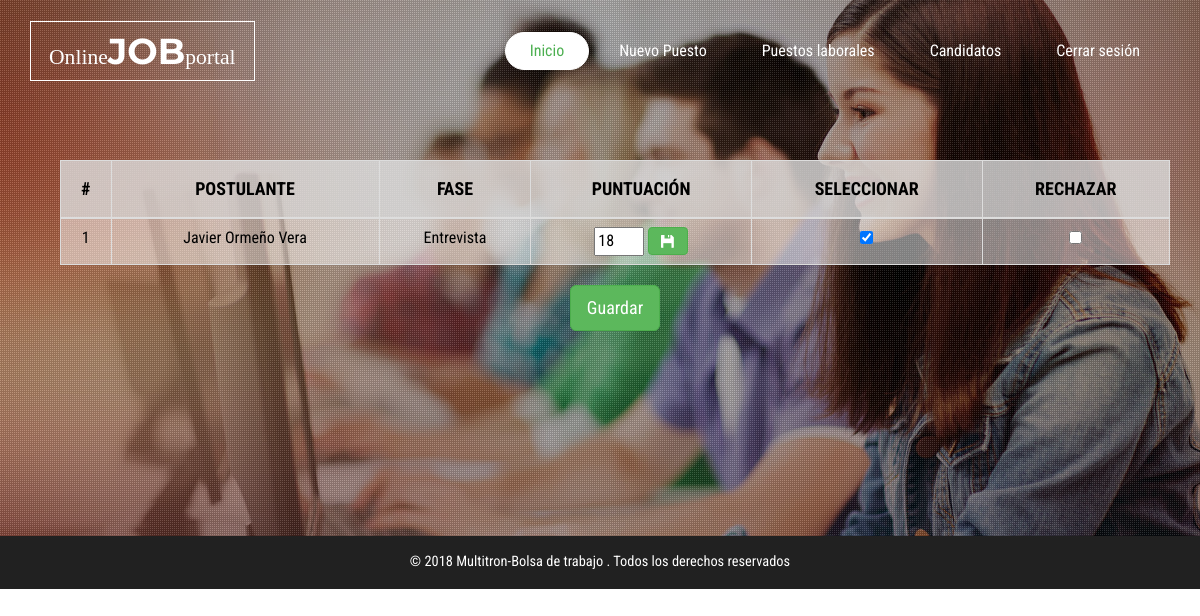
The page /user/jobprovider/rankByJob.php?id=1 on the database as committed earlier.
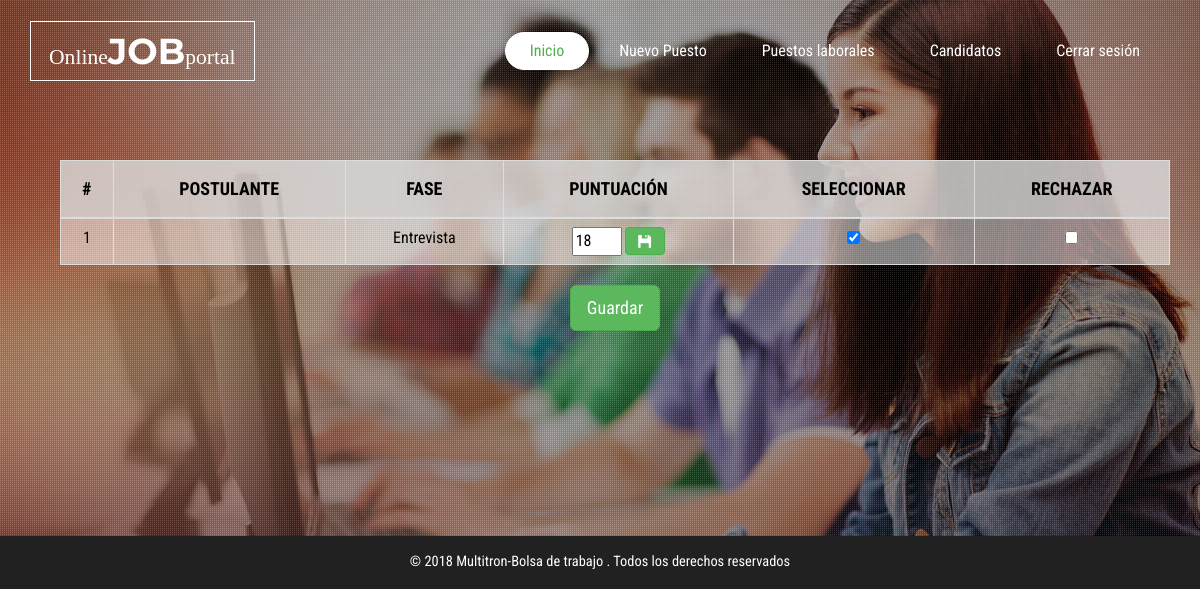
The same page on the database as committed later.
### tables this page shows
CREATE TABLE `postulante_empleo` (
  `id_postulante_empleo` int(11) NOT NULL,
  `id_empleo` int(11) NOT NULL,
  `id_postulante` int(11) NOT NULL,
  `calificacion_cv` int(11) NOT NULL,
  `calificacion_conocimientos` int(11) NOT NULL,
  `calificacion_psicologico` int(11) NOT NULL,
  `calificacion_entrevista` int(11) NOT NULL,
  `fase` int(11) NOT NULL,
  `estado_fase` int(11) NOT NULL,
  `rechazado` int(11) NOT NULL
);

CREATE TABLE `postulante` (
  `id_postulante` int(11) NOT NULL,
  `nombre` varchar(100) NOT NULL,
  `dni` varchar(8) DEFAULT NULL,
  `direccion` varchar(70) DEFAULT NULL,
  `distrito` varchar(70) DEFAULT NULL,
  `email` varchar(50) NOT NULL,
  `telefono` varchar(15) DEFAULT NULL,
  `contrasena` varchar(30) DEFAULT NULL,
  `edad` varchar(100) DEFAULT NULL,
  `sexo` varchar(20) DEFAULT NULL,
  `cv` varchar(100) DEFAULT NULL,
  `estado_civil` varchar(30) DEFAULT NULL,
  `lugar_nac` varchar(110) DEFAULT NULL,
  `institucion` varchar(100) DEFAULT NULL,
  `carrera` varchar(50) DEFAULT NULL,
  `foto` varchar(50) DEFAULT 'user.png',
  `puesto` varchar(50) DEFAULT NULL,
  `descripcion` varchar(50) DEFAULT NULL,
  `rol` varchar(2) DEFAULT 'P',
  `php` int(11) DEFAULT 0,
  `java` int(11) DEFAULT 0,
  `python` int(11) DEFAULT 0,
  `laravel` int(11) DEFAULT 0,
  `net` int(11) DEFAULT 0,
  `sql_` int(11) DEFAULT 0,
  `ofimatica` int(11) DEFAULT 0,
  `angular` int(11) DEFAULT 0

);

### user/jobprovider/rankByJob.php (the view, shortened to what this page needs)
<html>
<!DOCTYPE html>
<html lang="en">
<head>
<link href="css/bootstrap.css" rel="stylesheet" type="text/css" media="all" />
<link rel="stylesheet" href="css/style.css" type="text/css" media="all" />
<link href="css/font-awesome.css" rel="stylesheet">
<link rel="stylesheet" href="css/flexslider.css" type="text/css" media="screen" />
    <link href="../../util/jGrowl/jquery.jgrowl.css" rel="stylesheet" media="screen">
</head>
<?php $id = $_GET["id"];
$con=conectar();?>
<body>
	<div class="banner-top">
		<div class="slider">
			<div class="callbacks_container">
				<ul class="rslides callbacks callbacks1" id="slider4">
					<li>
						<div class="w3layouts-banner-top jarallax">
							<div class="agileinfo-dot">
                                <div class="container" style="color: #fff;">
                                    <br><br><br><br><br>
                                    <br><br>
                                    <div class="container">
                                        <div class="col-md-12">
                                            <div class="table-responsive">
                                                <table class="table table-bordered" style="color: #000; background-color: rgba(255, 255, 255, .5)">
                                                    <tr style="background-color: rgba(211,211,211, .6)">
                                                        <th style="text-align: center"><h4><b>#</b></h4></th>
                                                        <th style="text-align: center"><h4><b>POSTULANTE</b></h4></th>
                                                        <th style="text-align: center"><h4><b>FASE</b></h4></th>
                                                        <th style="text-align: center"><h4><b>PUNTUACIÓN</b></h4></th>
                                                        <th style="text-align: center"><h4><b>SELECCIONAR</b></h4></th>
                                                        <th style="text-align: center"><h4><b>RECHAZAR</b></h4></th>
                                                    </tr>
                                                    <tbody>
                                                    <?php
                                                    $queryJobs = "SELECT postulante_empleo.id_postulante_empleo, postulante_empleo.calificacion_cv,
                                                                  postulante_empleo.calificacion_conocimientos, postulante_empleo.calificacion_psicologico, postulante_empleo.calificacion_entrevista,
                                                                  postulante_empleo.fase, postulante.nombre, postulante_empleo.estado_fase FROM postulante_empleo
                                                                  INNER JOIN postulante ON postulante_empleo.id_postulante = postulante.id_postulante AND postulante_empleo.id_empleo = $id AND postulante_empleo.rechazado = 0";
                                                    $stmtJobs = mysqli_query($con,$queryJobs);
                                                    $i = 0;
                                                    while($row = mysqli_fetch_array($stmtJobs)) {
                                                        $i++;
                                                        ?>
                                                        <tr>
                                                            <td align="center"><?php echo $i ?></td>
                                                            <td align="center"><?php echo $row['nombre'];?></td>
                                                            <td align="center"><?php
                                                                if($row['fase'] == 1)
                                                                    echo "Evaluación de CV";
                                                                else{
                                                                    if($row['fase'] == 2)
                                                                        echo "Evaluación de conocimientos";
                                                                    else {
                                                                        if ($row['fase'] == 3)
                                                                            echo "Evaluación psicológica";
                                                                        else
                                                                            echo "Entrevista";
                                                                     }
                                                                }?></td>
                                                            <td align="center"><?php
                                                                if($row['fase'] == 1)
                                                                    echo $row['calificacion_cv'];
                                                                else{
                                                                    if($row['fase'] == 2)
                                                                        echo $row['calificacion_conocimientos'];
                                                                    else {
                                                                        if ($row['fase'] == 3)
                                                                            echo $row['calificacion_psicologico'];
                                                                        else
                                                                            echo "<Input type='number' id='"."inputInterview".$row['id_postulante_empleo']."' style='width: 50px' min='0' max='20' value='".$row['calificacion_entrevista']."' > <button class='btn btn-success' onclick='saveQualification(".$row['id_postulante_empleo'].","."\"".$row['nombre']."\"".")'> <span class=\"glyphicon glyphicon-floppy-disk\"></span></button>";
                                                                    }
                                                                }?></td>
                                                            <td align="center"><input type="checkbox" id="seleccionado<?php echo $row['id_postulante_empleo']?>" <?php if($row['estado_fase'] == 1){echo "checked";}else {echo "";}?> onchange="changeState(<?php echo $row['id_postulante_empleo'];?>, <?php echo "'".$row['nombre']."'";?>, <?php echo $row['fase'];?>, this.checked)"></td>
                                                            <td align="center"><input type="checkbox" id="rechazado<?php echo $row['id_postulante_empleo']?>" onchange="reject(<?php echo $row['id_postulante_empleo'];?>, <?php echo "'".$row['nombre']."'";?>, this.checked)"></td>
                                                        </tr>
                                                        <?php
                                                    }
                                                    ?>
                                                    </tbody>
                                                </table>
                                                <div align="center">
                                                    <button class="btn btn-lg btn-success" onclick="reload()">Guardar</button>
                                                </div>
                                            </div>
                                        </div>
                                    </div>
                                    <br><br><br>
                                    <br><br><br>
                                    <br><br><br>
                                </div>
							</div>
						</div>
					</li>
				</ul>
			</div>
		</div>
	</div>
	<div class="banner">
		<div class="header">
			<div class="container">
				<nav class="navbar navbar-default">
					<div class="navbar-header">
						<div class="w3layouts-logo">
							<h1><a href="index.html"> <span>Online</span>Job<span>portal</span></a></h1>
						</div>
					</div>
                    <div class="collapse navbar-collapse nav-wil" id="bs-example-navbar-collapse-1">
                        <nav>
                            <ul class="nav navbar-nav navbar-right">
                                <li class="active"><a href="index.php">Inicio</a></li>
                                <li><a href="jobs.php">Nuevo Puesto</a></li>
                                <li><a href="puestos_laborales.php">Puestos laborales</a></li>
                                <li><a href="candidatos.php">Candidatos</a></li>
                                <li><a href="../../logout.php" >Cerrar sesión</a></li>
                            </ul>
                        </nav>
                    </div>
				</nav>
			</div>
		</div>
	</div>
    <footer>
        <div class="container">
            <div class="copyright">
                <p>© 2018 Multitron-Bolsa de trabajo . Todos los derechos reservados <a href="#"></a></p>
            </div>
        </div>
    </footer>
  </body>
</html>

### user/jobprovider/css/style.css (style rules this page uses)
body a { transition: 0.5s all; -webkit-transition: 0.5s all; -o-transition: 0.5s all; -moz-transition: 0.5s all; -ms-transition: 0.5s all; }
html, body { font-size: 100%; font-family: 'Roboto Condensed', sans-serif; }
body { background:#FFFFFF; }
.w3layouts-banner-top { background: url(../images/2.jpg) no-repeat 0px 0px; background-size: cover; }
.agileinfo-dot { background: url(../images/dott.png)repeat 0px 0px; background-size: 2px; -webkit-background-size: 2px; -moz-background-size: 2px; -o-background-size: 2px; -ms-background-size: 2px; }
.jarallax { position: relative; background-size: cover; background-repeat: no-repeat; background-position: 50% 50%; }
.banner { position: absolute; top: 0; z-index: 99; left: 0; width: 100%; }
.header { margin: 2em 0 0 0; }
.navbar-default { background: none; border: none; }
.navbar { margin-bottom: 0; }
.navbar-collapse { padding: 0; box-shadow: none; }
.w3layouts-logo h1 { margin:0; }
.w3layouts-logo h1 a { font-size: 1em; text-transform: uppercase; color: #FFFFFF; text-decoration: none; font-weight: 700; font-family: 'Montserrat', sans-serif; border: solid 1px #fff; padding: .2em .5em; }
.w3layouts-logo h1 a span { font-size: .6em; font-weight: 400; font-family: 'Crimson Text', serif; text-transform: initial; }
.navbar-nav { float: right; margin: 0; }
.navbar-default .navbar-nav > li > a { color: #fff; border: solid 1px rgba(255, 255, 255, 0); border-radius: 30px; -webkit-border-radius: 30px; -ms-border-radius: 30px; -o-border-radius: 30px; -moz-border-radius: 30px; }
.navbar-nav > li > a { font-size: 1em; padding: .5em 1.5em; margin-right: 5px; }
.navbar-default .navbar-nav > .active > a, .navbar-default .navbar-nav > .active > a:hover, .navbar-default .navbar-nav > .active > a:focus { color: #4CAF50; border: solid 1px #ffffff; border-radius: 30px; -webkit-border-radius: 30px; -ms-border-radius: 30px; -o-border-radius: 30px; -moz-border-radius: 30px; background: #ffffff; }
.callbacks_container { position: relative; float: left; width: 100%; }
.callbacks { position: relative; list-style: none; overflow: hidden; width: 100%; padding: 0; margin: 0; }
.callbacks li { position: absolute; width: 100%; }
.rslides { position: relative; list-style: none; overflow: hidden; width: 100%; padding: 0; }
.rslides li { -webkit-backface-visibility: hidden; position: absolute; display:none; width: 100%; left: 0; top: 0; }
.rslides li { position: relative; display: block; float: left; }
footer { background: #212121; padding:1em 0; }
.copyright p { text-align:center; color:#FFFFFF; margin:0; font-size:.9em; }

### user/jobprovider/rankByJob.php (style rules this page uses)
a { color: black; }

Rows that differ between the two databases and show on the page:
changed through a linked row, postulante_empleo: id_postulante.nombre "Javier Ormeño Vera" → (not shown)
